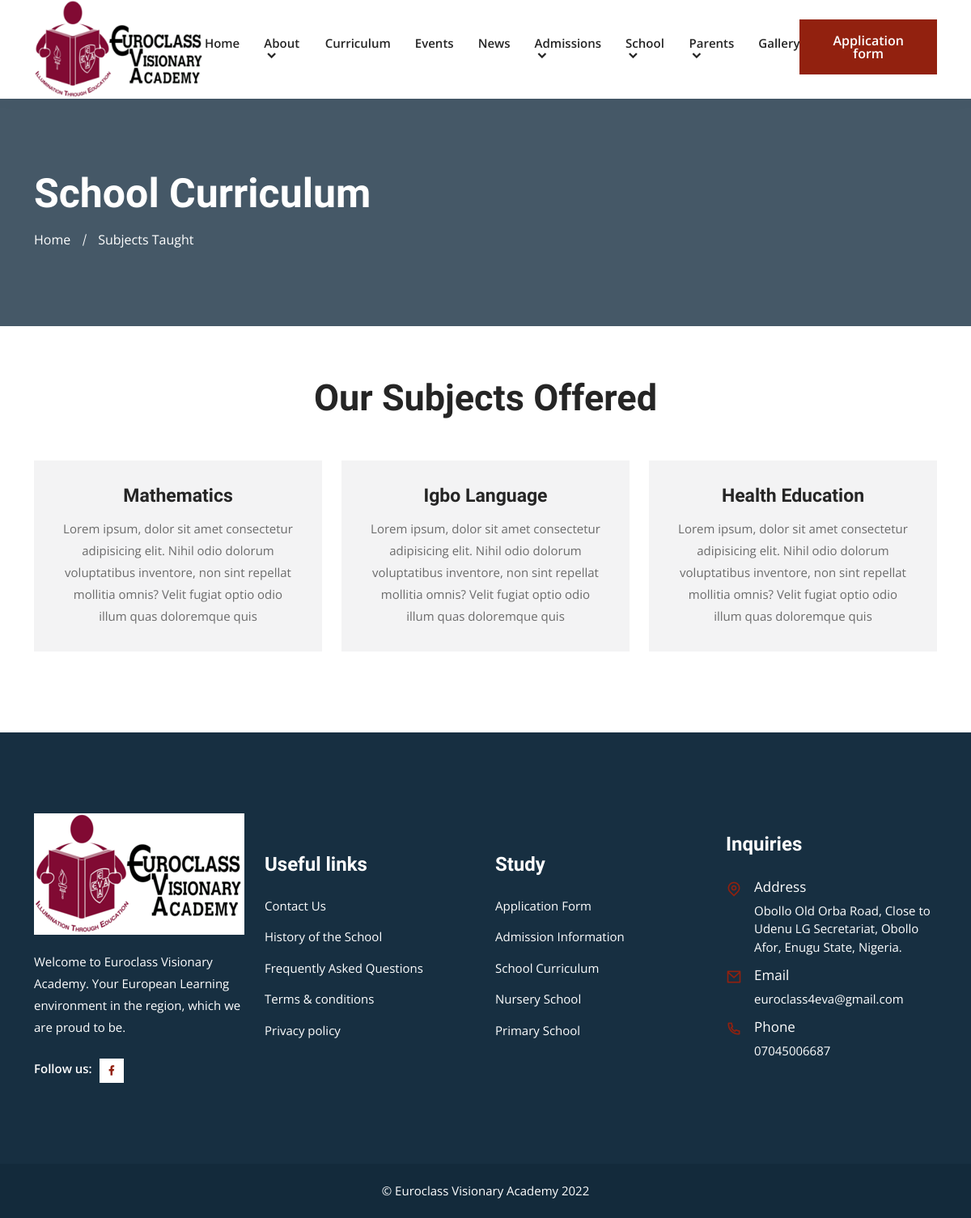
The app's page /curriculum/ with its own data.
### core/models.py (models this page shows, shortened)
class SchoolContactInfo(models.Model):
    short_information = models.CharField(max_length=150)
    address = models.CharField(max_length=200)
    email = models.EmailField()
    phone_number = models.CharField(max_length=15)
    logo = models.ImageField(upload_to='logo')
    facebook_url = models.URLField(blank=True)
    instagram_url = models.URLField(blank=True)
    twitter_url = models.URLField(blank=True)
    linkedin_url = models.URLField(blank=True)
    class Meta:
        verbose_name = 'School Contact Information'
        verbose_name_plural = 'School Contact Information'

class Subject(models.Model):
    name = models.CharField(max_length=50)
    description = models.TextField(max_length=1000)
    created = models.DateTimeField(auto_now_add=True)

### core/views.py (the view)
# urls.py: path('curriculum/', views.curriculum, name='curriculum'),
def curriculum(request):
    subjects = Subject.objects.all()
    return render(request, 'curriculum.html', {'subjects': subjects})

### core/context_processors.py (called while the page is built)
def euroclass(request):
    return {
        'about': About.objects.first(),
        'latest_news': News.objects.all()[:3],
        'info': SchoolContactInfo.objects.first(),
    }

### templates/curriculum.html (shortened to what this page needs)
{% extends "base.html" %}
{% block content %}
<div class="page-title-area bg-20">
    <div class="container">
        <div class="page-title-content">
            <h2>School Curriculum</h2>
            <ul>
                <li>
                    <a href="{% url 'home' %}">Home</a>
                </li>
                <li class="active">Subjects Taught</li>
            </ul>
        </div>
    </div>
</div>
<section class="studys-area ptb-70">
    <div class="container">
        <div class="section-title">
            <h2>Our Subjects Offered</h2>
        </div>
        <div class="row justify-content-center">
            {% for subject in subjects %}
            <div class="col-lg-4 col-md-6">
                <div class="single-study study-f3f3f4 text-center">
                    <h3>{{ subject.name }}</h3>
                    <p>{{ subject.description }}</p>
                </div>
            </div>
            {% endfor %}
        </div>
    </div>
</section>
{% endblock %}

### templates/base.html (shortened to what this page needs)
<!doctype html>
<html lang="en">
{% load static %}
<head>
    <link rel="stylesheet" href="{% static 'css/bootstrap.min.css' %}">
    <link rel="stylesheet" href="{% static 'css/owl.theme.default.min.css' %}">
    <link rel="stylesheet" href="{% static 'css/owl.carousel.min.css' %}">
    <link href="https://cdn.jsdelivr.net/npm/remixicon@2.2.0/fonts/remixicon.css" rel="stylesheet">
    <link rel="stylesheet" href="{% static 'css/meanmenu.min.css' %}">
    <link rel="stylesheet" href="{% static 'css/animate.min.css' %}">
    <link rel="stylesheet" href="{% static 'css/odometer.min.css' %}">
    <link rel="stylesheet" href="{% static 'css/magnific-popup.min.css' %}">
    <link rel="stylesheet" href="{% static 'css/date-picker.min.css' %}">
    <link rel="stylesheet" href="{% static 'css/app.css' %}?v=1.1">
    <link rel="stylesheet" href="{% static 'css/style.css' %}">
    <link rel="stylesheet" href="{% static 'css/responsive.css' %}">
</head>
<body>
    {% include '_navbar.html' %}
    {% block content %}{% endblock %}
    <footer class="footer-area black-bg-color">
        <div class="container">
            <div class="row align-items-center justify-content-center">
                <div class="col-lg-3 col-sm-6">
                    <div class="single-footer-widget bg-f9f5f1">
                        <a href="index.html" class="logo">
                                <img src="{% if info.logo %}{{ info.logo.url }}{% else %}https://via.placeholder.com/157x48{% endif %}" alt="Image">
                            </a>
                        <p>{{ info.short_information }}</p>
                        <ul class="social-icon">
                            <li>
                                <span>Follow us:</span>
                            </li>
                            <li>
                                <a href="{{ info.facebook_url }}" target="_blank">
                                        <i class="ri-facebook-fill"></i>
                                    </a>
                            </li>
                        </ul>
                    </div>
                </div>
                <div class="col-lg-3 col-sm-6">
                    <div class="single-footer-widget">
                        <h3>Useful links</h3>
                        <ul class="import-link">
                            <li>
                                <a href="{% url 'contact' %}">Contact Us</a>
                            </li>
                            <li>
                                <a href="{% url 'history' %}">History of the School</a>
                            </li>
                            <li>
                                <a href="{% url 'faq' %}">Frequently Asked Questions</a>
                            </li>
                            <li>
                                <a href="/terms/">Terms & conditions</a>
                            </li>
                            <li>
                                <a href="/privacy/">Privacy policy</a>
                            </li>
                        </ul>
                    </div>
                </div>
                <div class="col-lg-3 col-sm-6">
                    <div class="single-footer-widget">
                        <h3>Study</h3>
                        <ul class="import-link">
                            <li>
                                <a href="{% url 'application' %}">Application Form</a>
                            </li>
                            <li>
                                <a href="{% url 'admission' %}">Admission Information</a>
                            </li>
                            <li>
                                <a href="{% url 'curriculum' %}">School Curriculum</a>
                            </li>
                            <li>
                                <a href="/nursery/">Nursery School</a>
                            </li>
                            <li>
                                <a href="/primary/">Primary School</a>
                            </li>
                        </ul>
                    </div>
                </div>
                <div class="col-lg-3 col-sm-6">
                    <div class="single-footer-widget">
                        <h3>Inquiries</h3>
                        <ul class="address">
                            <li class="location">
                                <i class="ri-map-pin-line"></i>
                                <span>Address</span> {{ info.address }}
                            </li>
                            <li>
                                <i class="ri-mail-line"></i>
                                <span>Email</span>
                                <a href="mailto:{{ info.email }}">{{ info.email }}</a>
                            </li>
                            <li>
                                <i class="ri-phone-line"></i>
                                <span>Phone</span>
                                <a href="tel:{{ info.phone_number }}">{{ info.phone_number }}</a>
                            </li>
                        </ul>
                    </div>
                </div>
            </div>
        </div>
    </footer>
    <div class="copy-right-area">
        <div class="container">
            <p>
                &copy; Euroclass Visionary Academy {% now "Y" %}
            </p>
        </div>
    </div>
</body>
</html>

### templates/_navbar.html (shortened to what this page needs)
<header class="header-area">
    <div class="navbar-area">
        <div class="desktop-nav">
            <div class="container">
                <nav class="navbar navbar-expand-md navbar-light">
                    <a class="navbar-brand" href="{% url 'home' %}">
                            <img src="{% if info.logo %}{{ info.logo.url }}{% else %}https://via.placeholder.com/157x48{% endif %}" alt="logo">
                        </a>
                    <div class="collapse navbar-collapse mean-menu" id="navbarSupportedContent">
                        <ul class="navbar-nav m-auto">
                            <li class="nav-item">
                                <a href="{% url 'home' %}" class="nav-link">Home</a>
                            </li>
                            <li class="nav-item">
                                <a href="#" class="nav-link">
                                    About <i class="ri-arrow-down-s-line"></i>
                                </a>
                            </li>
                            <li class="nav-item">
                                <a href="{% url 'curriculum' %}" class="nav-link">Curriculum</a>
                            </li>
                            <li class="nav-item">
                                <a href="{% url 'events' %}" class="nav-link">Events</a>
                            </li>
                            <li class="nav-item">
                                <a href="{% url 'news' %}" class="nav-link">News</a>
                            </li>
                            <li class="nav-item">
                                <a href="#" class="nav-link">
                                    Admissions <i class="ri-arrow-down-s-line"></i>
                                </a>
                            </li>
                            <li class="nav-item">
                                <a href="#" class="nav-link">
                                    School <i class="ri-arrow-down-s-line"></i>
                                </a>
                            </li>
                            <li class="nav-item">
                                <a href="#" class="nav-link">
                                    Parents <i class="ri-arrow-down-s-line"></i>
                                </a>
                            </li>
                            <li class="nav-item">
                                <a href="{% url 'gallery' %}" class="nav-link">Gallery</a>
                            </li>
                        </ul>
                        <div class="others-options">
                            <ul>
                                <li>
                                    <a href="{% url 'application' %}" class="default-btn">Application form</a>
                                </li>
                            </ul>
                        </div>
                    </div>
                </nav>
            </div>
        </div>
    </div>
</header>

### static/css/style.css (style rules this page uses)
.single-study { background-color: var(--white-color); border: 1px solid #e8e8e8; -webkit-transition: var(--transition); transition: var(--transition); padding: 20px; margin-bottom: 30px; }
.single-study.study-f3f3f4 { background-color: #f3f3f4; border: none; padding: 30px; }
.single-study h3 { font-size: 23px; margin-bottom: 14px; }
.single-study p { -webkit-transition: var(--transition); transition: var(--transition); }

### records on screen
SchoolContactInfo: logo (picture), short_information "Welcome to Euroclass Visionary Academy. Your European Learning environment in the region, which we are proud to be.", address "Obollo Old Orba Road, Close to Udenu LG Secretariat, Obollo Afor, Enugu State, Nigeria.", email "euroclass4eva@gmail.com", phone_number "07045006687"
Subject: name "Mathematics", description "Lorem ipsum, dolor sit amet consectetur adipisicing elit. Nihil odio dolorum voluptatibus inventore, non sint repellat mollitia omnis? Velit fugiat optio odio illum quas doloremque quis"
Subject: name "Igbo Language", description "Lorem ipsum, dolor sit amet consectetur adipisicing elit. Nihil odio dolorum voluptatibus inventore, non sint repellat mollitia omnis? Velit fugiat optio odio illum quas doloremque quis"
Subject: name "Health Education", description "Lorem ipsum, dolor sit amet consectetur adipisicing elit. Nihil odio dolorum voluptatibus inventore, non sint repellat mollitia omnis? Velit fugiat optio odio illum quas doloremque quis"
